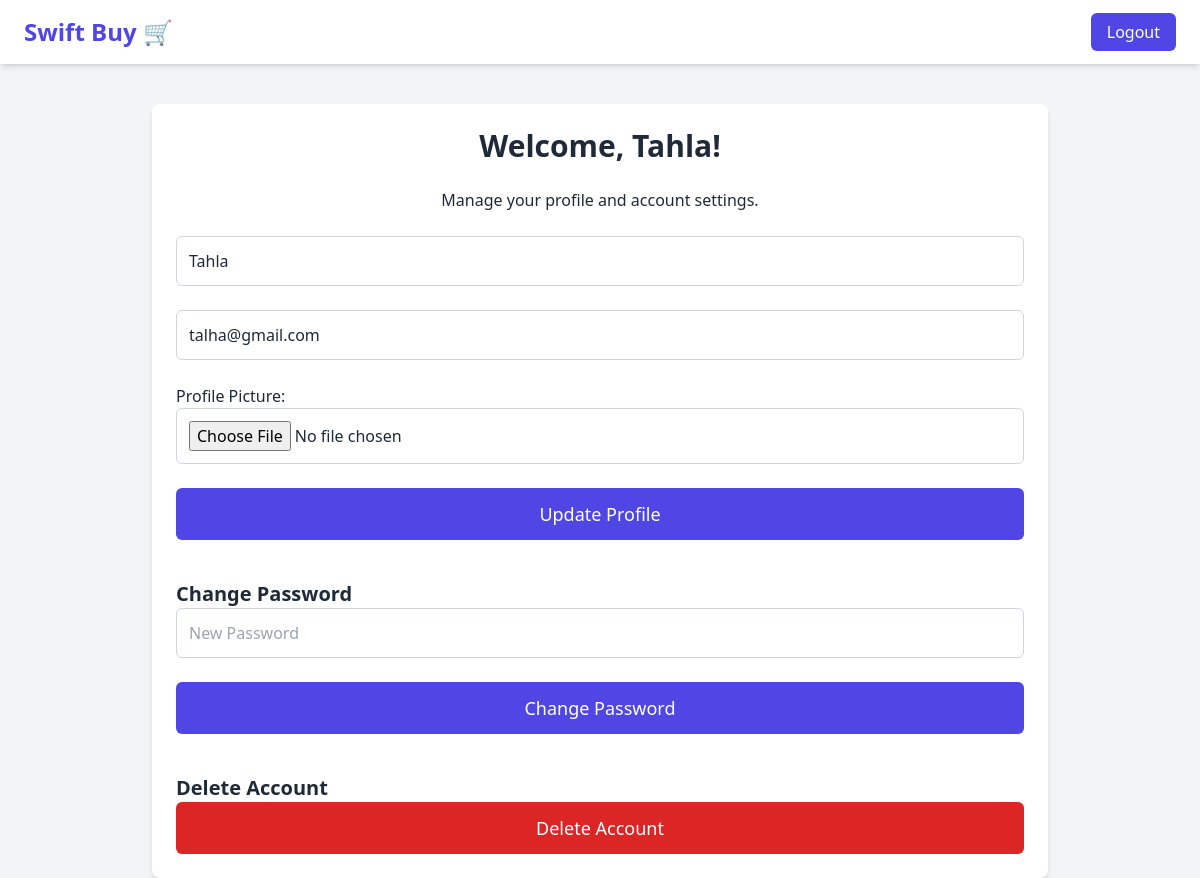
The app's page /profile.php (signed in) with its own data.
### tables this page shows
CREATE TABLE `users` (
  `id` int(11) NOT NULL,
  `full_name` varchar(100) NOT NULL,
  `email` varchar(100) NOT NULL,
  `password` varchar(255) NOT NULL,
  `role` enum('admin','user') NOT NULL DEFAULT 'user',
  `address` text NOT NULL,
  `profile_picture` varchar(255) DEFAULT 'profile_picture/default.jpg',
  `phone` varchar(20) NOT NULL,
  `created_at` timestamp NOT NULL DEFAULT current_timestamp()
);

### profile.php (the view, shortened to what this page needs)
<?php
include 'db_config.php';
$user_id = $_SESSION['user_id'];
$stmt = $conn->prepare("SELECT full_name, email, profile_picture, password FROM users WHERE id = ?");
$stmt->bind_param("i", $user_id);
$stmt->execute();
$result = $stmt->get_result();
$user = $result->fetch_assoc();
?>
<!DOCTYPE html>
<html lang="en">
<head>
    <script src="https://cdn.tailwindcss.com"></script>
</head>
<body class="bg-gray-100 text-gray-800">
    <header class="flex justify-between items-center px-6 py-4 bg-white shadow-md">
        <div class="text-2xl font-bold text-indigo-600">
            <a href="user_dashboard.php">Swift Buy 🛒</a>
        </div>
        <div>
            <a href="logout.php" class="bg-indigo-600 text-white px-4 py-2 rounded-md hover:bg-indigo-700">Logout</a>
        </div>
    </header>
    <div class="container mx-auto p-6 mt-10 bg-white shadow-md rounded-lg max-w-4xl">
        <h1 class="text-3xl font-semibold text-center mb-6">Welcome, <?php echo htmlspecialchars($user['full_name'], ENT_QUOTES); ?>!</h1>
        <p class="text-center mb-6">Manage your profile and account settings.</p>
        <form method="POST" action="" enctype="multipart/form-data" class="space-y-6">
            <div class="form-group">
                <input type="text" name="name" value="<?php echo htmlspecialchars($user['full_name'], ENT_QUOTES); ?>" required class="w-full p-3 border border-gray-300 rounded-md">
            </div>
            <div class="form-group">
                <input type="email" name="email" value="<?php echo htmlspecialchars($user['email'], ENT_QUOTES); ?>" required class="w-full p-3 border border-gray-300 rounded-md">
            </div>
            <div class="form-group">
                <label for="profile_picture">Profile Picture:</label>
                <input type="file" name="profile_picture" class="w-full p-3 border border-gray-300 rounded-md">
            </div>
            <button type="submit" name="update_profile" class="w-full bg-indigo-600 text-white px-4 py-3 rounded-md text-lg hover:bg-indigo-700">Update Profile</button>
        </form>
        <h2 class="text-xl font-semibold mt-10">Change Password</h2>
        <form method="POST" action="" class="space-y-6">
            <div class="form-group">
                <input type="password" name="new_password" placeholder="New Password" required class="w-full p-3 border border-gray-300 rounded-md">
            </div>
            <button type="submit" name="change_password" class="w-full bg-indigo-600 text-white px-4 py-3 rounded-md text-lg hover:bg-indigo-700">Change Password</button>
        </form>
        <h2 class="text-xl font-semibold mt-10">Delete Account</h2>
        <form method="POST" action="">
            <button type="submit" name="delete_account" class="w-full bg-red-600 text-white px-4 py-3 rounded-md text-lg hover:bg-red-700"
                onclick="return confirm('Are you sure? This action cannot be undone!')">Delete Account</button>
        </form>
    </div>
</body>
</html>

### records on screen
users: full_name "Tahla", name "Tahla", email "talha@gmail.com"
